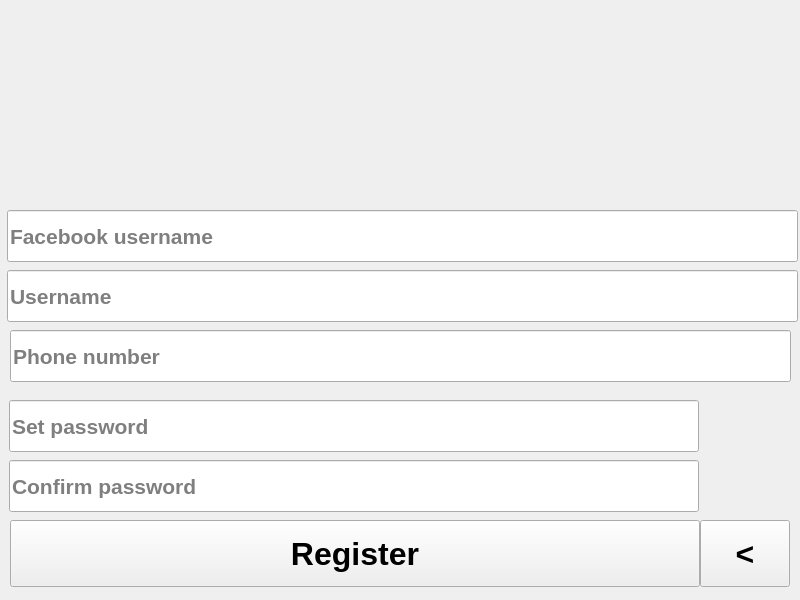
<?xml version="1.0" encoding="UTF-8"?>
<ui version="4.0">
 <class>MainWindow</class>
 <widget class="QMainWindow" name="MainWindow">
  <property name="geometry">
   <rect>
    <x>0</x>
    <y>0</y>
    <width>800</width>
    <height>600</height>
   </rect>
  </property>
  <property name="minimumSize">
   <size>
    <width>800</width>
    <height>600</height>
   </size>
  </property>
  <property name="maximumSize">
   <size>
    <width>800</width>
    <height>600</height>
   </size>
  </property>
  <property name="windowTitle">
   <string>SWEEP</string>
  </property>
  <property name="windowIcon">
   <iconset>
    <normaloff>logo.jpg</normaloff>logo.jpg</iconset>
  </property>
  <widget class="QWidget" name="centralwidget">
   <widget class="QLineEdit" name="lineEdit_repeatpassword">
    <property name="geometry">
     <rect>
      <x>9</x>
      <y>460</y>
      <width>690</width>
      <height>52</height>
     </rect>
    </property>
    <property name="font">
     <font>
      <pointsize>16</pointsize>
      <weight>75</weight>
      <bold>true</bold>
     </font>
    </property>
    <property name="styleSheet">
     <string notr="true">font-size:16pt;</string>
    </property>
    <property name="echoMode">
     <enum>QLineEdit::Password</enum>
    </property>
    <property name="placeholderText">
     <string>Confirm password</string>
    </property>
   </widget>
   <widget class="QPushButton" name="pushButton_back">
    <property name="geometry">
     <rect>
      <x>700</x>
      <y>520</y>
      <width>90</width>
      <height>67</height>
     </rect>
    </property>
    <property name="font">
     <font>
      <pointsize>24</pointsize>
      <weight>75</weight>
      <italic>false</italic>
      <bold>true</bold>
     </font>
    </property>
    <property name="toolTip">
     <string>&lt;html&gt;&lt;head/&gt;&lt;body&gt;&lt;p&gt;&lt;span style=&quot; font-size:20pt; font-weight:600;&quot;&gt;&amp;lt;&lt;/span&gt;&lt;/p&gt;&lt;/body&gt;&lt;/html&gt;</string>
    </property>
    <property name="whatsThis">
     <string>&lt;html&gt;&lt;head/&gt;&lt;body&gt;&lt;p&gt;&lt;span style=&quot; font-size:20pt; font-weight:600;&quot;&gt;&amp;lt;&lt;/span&gt;&lt;/p&gt;&lt;/body&gt;&lt;/html&gt;</string>
    </property>
    <property name="styleSheet">
     <string notr="true">font-size:20;
</string>
    </property>
    <property name="text">
     <string>&lt;</string>
    </property>
   </widget>
   <widget class="QLineEdit" name="lineEdit_password">
    <property name="geometry">
     <rect>
      <x>9</x>
      <y>400</y>
      <width>690</width>
      <height>52</height>
     </rect>
    </property>
    <property name="font">
     <font>
      <pointsize>16</pointsize>
      <weight>75</weight>
      <bold>true</bold>
     </font>
    </property>
    <property name="styleSheet">
     <string notr="true">font-size:16pt;</string>
    </property>
    <property name="echoMode">
     <enum>QLineEdit::Password</enum>
    </property>
    <property name="placeholderText">
     <string>Set password</string>
    </property>
   </widget>
   <widget class="QPushButton" name="cp_view">
    <property name="geometry">
     <rect>
      <x>709</x>
      <y>460</y>
      <width>71</width>
      <height>46</height>
     </rect>
    </property>
    <property name="text">
     <string/>
    </property>
    <property name="icon">
     <iconset>
      <normaloff>View.png</normaloff>View.png</iconset>
    </property>
    <property name="iconSize">
     <size>
      <width>30</width>
      <height>30</height>
     </size>
    </property>
    <property name="checkable">
     <bool>true</bool>
    </property>
    <property name="flat">
     <bool>true</bool>
    </property>
   </widget>
   <widget class="QPushButton" name="pushButton_register">
    <property name="geometry">
     <rect>
      <x>10</x>
      <y>520</y>
      <width>690</width>
      <height>67</height>
     </rect>
    </property>
    <property name="mouseTracking">
     <bool>false</bool>
    </property>
    <property name="styleSheet">
     <string notr="true">font-size: 24pt;
font-weight:bold;</string>
    </property>
    <property name="text">
     <string>Register</string>
    </property>
   </widget>
   <widget class="QPushButton" name="sp_view">
    <property name="geometry">
     <rect>
      <x>709</x>
      <y>400</y>
      <width>71</width>
      <height>46</height>
     </rect>
    </property>
    <property name="text">
     <string/>
    </property>
    <property name="icon">
     <iconset>
      <normaloff>View.png</normaloff>View.png</iconset>
    </property>
    <property name="iconSize">
     <size>
      <width>30</width>
      <height>30</height>
     </size>
    </property>
    <property name="checkable">
     <bool>true</bool>
    </property>
    <property name="flat">
     <bool>true</bool>
    </property>
   </widget>
   <widget class="QLabel" name="logo">
    <property name="geometry">
     <rect>
      <x>6</x>
      <y>6</y>
      <width>788</width>
      <height>201</height>
     </rect>
    </property>
    <property name="text">
     <string/>
    </property>
    <property name="pixmap">
     <pixmap>logo.jpg</pixmap>
    </property>
    <property name="scaledContents">
     <bool>false</bool>
    </property>
    <property name="alignment">
     <set>Qt::AlignCenter</set>
    </property>
   </widget>
   <widget class="QLineEdit" name="lineEdit_fcemail">
    <property name="geometry">
     <rect>
      <x>7</x>
      <y>210</y>
      <width>791</width>
      <height>52</height>
     </rect>
    </property>
    <property name="font">
     <font>
      <pointsize>16</pointsize>
      <weight>75</weight>
      <bold>true</bold>
     </font>
    </property>
    <property name="styleSheet">
     <string notr="true">font-size: 16pt</string>
    </property>
    <property name="placeholderText">
     <string>Facebook username</string>
    </property>
   </widget>
   <widget class="QLineEdit" name="lineEdit_phnumber">
    <property name="geometry">
     <rect>
      <x>10</x>
      <y>330</y>
      <width>781</width>
      <height>52</height>
     </rect>
    </property>
    <property name="font">
     <font>
      <pointsize>16</pointsize>
      <weight>75</weight>
      <bold>true</bold>
     </font>
    </property>
    <property name="styleSheet">
     <string notr="true"/>
    </property>
    <property name="placeholderText">
     <string>Phone number</string>
    </property>
   </widget>
   <widget class="QLineEdit" name="lineEdit_username">
    <property name="geometry">
     <rect>
      <x>7</x>
      <y>270</y>
      <width>791</width>
      <height>52</height>
     </rect>
    </property>
    <property name="font">
     <font>
      <pointsize>16</pointsize>
      <weight>75</weight>
      <bold>true</bold>
     </font>
    </property>
    <property name="placeholderText">
     <string>Username</string>
    </property>
   </widget>
   <widget class="QLabel" name="label">
    <property name="geometry">
     <rect>
      <x>0</x>
      <y>0</y>
      <width>800</width>
      <height>600</height>
     </rect>
    </property>
    <property name="text">
     <string/>
    </property>
    <property name="pixmap">
     <pixmap>IMG_0536.jpeg</pixmap>
    </property>
    <property name="scaledContents">
     <bool>true</bool>
    </property>
   </widget>
   <zorder>label</zorder>
   <zorder>lineEdit_repeatpassword</zorder>
   <zorder>pushButton_back</zorder>
   <zorder>lineEdit_password</zorder>
   <zorder>cp_view</zorder>
   <zorder>pushButton_register</zorder>
   <zorder>sp_view</zorder>
   <zorder>logo</zorder>
   <zorder>lineEdit_fcemail</zorder>
   <zorder>lineEdit_phnumber</zorder>
   <zorder>lineEdit_username</zorder>
  </widget>
 </widget>
 <tabstops>
  <tabstop>lineEdit_fcemail</tabstop>
  <tabstop>lineEdit_username</tabstop>
  <tabstop>lineEdit_phnumber</tabstop>
  <tabstop>lineEdit_password</tabstop>
  <tabstop>sp_view</tabstop>
  <tabstop>lineEdit_repeatpassword</tabstop>
  <tabstop>cp_view</tabstop>
  <tabstop>pushButton_register</tabstop>
  <tabstop>pushButton_back</tabstop>
 </tabstops>
 <resources/>
 <connections/>
</ui>
